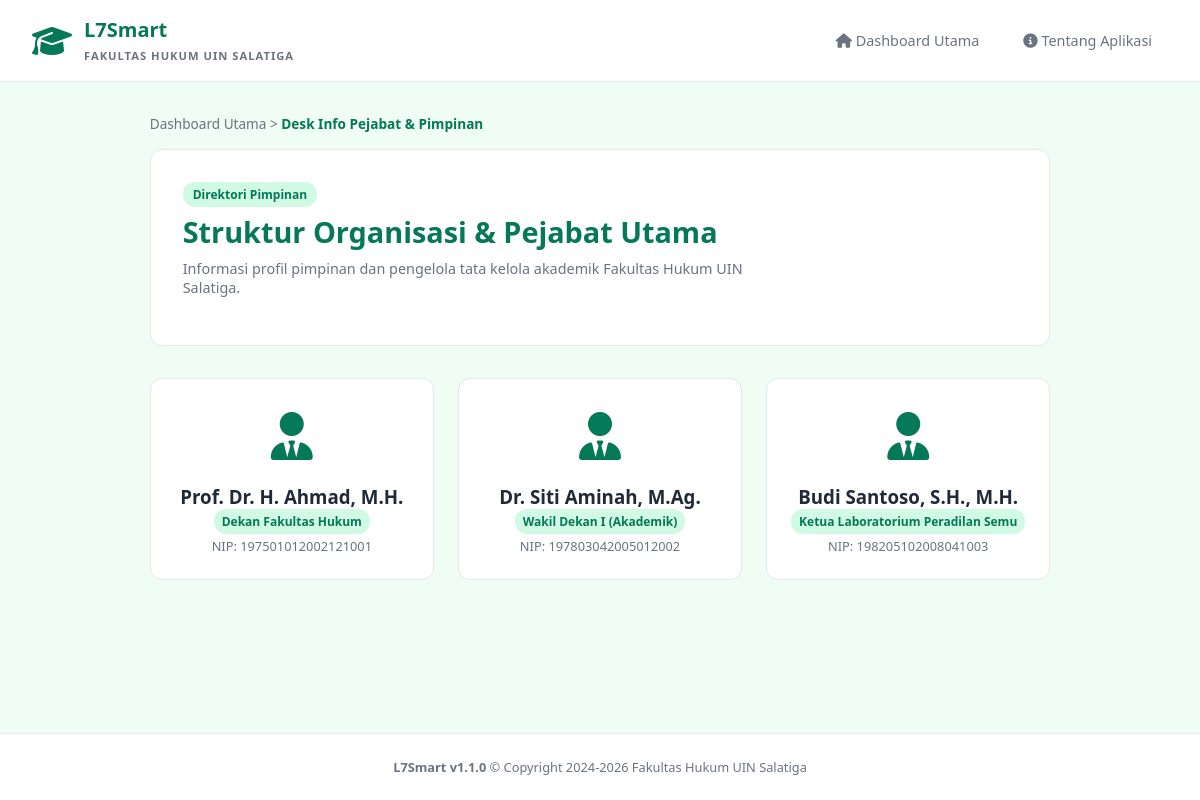
Screenshot of /pages/desk-info.php with the database file from the repository.
### tables this page shows
CREATE TABLE `pejabat` (
  `id` int(11) NOT NULL,
  `nama` varchar(100) NOT NULL,
  `jabatan` varchar(100) NOT NULL,
  `nip` varchar(30) DEFAULT NULL,
  `foto` varchar(255) DEFAULT 'default-avatar.png',
  `urutan` int(11) DEFAULT 0
);

### pages/desk-info.php (the view, shortened to what this page needs)
<?php
require_once '../backend/conn.php';
$pejabatList = $pdo->query("SELECT * FROM pejabat ORDER BY urutan ASC")->fetchAll();
?>
<!DOCTYPE html>
<html lang="id">
<head>
    <link rel="stylesheet" href="../assets/css/style.css">
    <link rel="stylesheet" href="../assets/css/desk-info.css">
    <link rel="stylesheet" href="https://cdnjs.cloudflare.com/ajax/libs/font-awesome/6.4.0/css/all.min.css">
</head>
<body>
    <header class="navbar">
        <div class="nav-container">
            <a href="../index.php" class="brand" style="text-decoration:none;">
                <i class="fa-solid fa-graduation-cap brand-icon"></i>
                <div class="brand-text">
                    <span class="brand-title">L7Smart</span>
                    <span class="brand-sub">FAKULTAS HUKUM UIN SALATIGA</span>
                </div>
            </a>
            <nav class="nav-links">
                <a href="../index.php"><i class="fa-solid fa-house"></i> Dashboard Utama</a>
                <a href="tentang.php"><i class="fa-solid fa-circle-info"></i> Tentang Aplikasi</a>
            </nav>
        </div>
    </header>
    <main class="main-content">
        <div class="breadcrumb">Dashboard Utama &gt; <span>Desk Info Pejabat & Pimpinan</span></div>
        <section class="page-header">
            <div>
                <span class="pill-tag">Direktori Pimpinan</span>
                <h1>Struktur Organisasi & Pejabat Utama</h1>
                <p>Informasi profil pimpinan dan pengelola tata kelola akademik Fakultas Hukum UIN Salatiga.</p>
            </div>
        </section>
        <section class="pejabat-grid">
            <?php foreach($pejabatList as $p): ?>
                <div class="pejabat-card">
                    <div class="pejabat-avatar">
                        <i class="fa-solid fa-user-tie"></i>
                    </div>
                    <div class="pejabat-info">
                        <h3><?= htmlspecialchars($p['nama']); ?></h3>
                        <span class="jabatan-badge"><?= htmlspecialchars($p['jabatan']); ?></span>
                        <p class="nip">NIP: <?= htmlspecialchars($p['nip'] ?? '-'); ?></p>
                    </div>
                </div>
            <?php endforeach; ?>
        </section>
    </main>
    <footer class="footer">
        <p><strong>L7Smart v1.1.0</strong> &copy; Copyright 2024-2026 Fakultas Hukum UIN Salatiga</p>
    </footer>
</body>
</html>

### assets/css/style.css (style rules this page uses)
:root { --primary-color: #047857; --primary-hover: #065f46; --accent-color: #10b981; --accent-light: #d1fae5; --bg-light: #f0fdf4; --surface-white: #ffffff; --text-main: #1f2937; --text-muted: #6b7280; --border-color: #e5e7eb; --shadow-sm: 0 1px 3px rgba(0, 0, 0, 0.05); --shadow-md: 0 4px 6px -1px rgba(0, 0, 0, 0.1); --radius-lg: 12px; --radius-md: 8px; }
* { margin: 0; padding: 0; box-sizing: border-box; font-family: "Segoe UI", Tahoma, Geneva, Verdana, sans-serif; }
body { background-color: var(--bg-light); color: var(--text-main); display: flex; flex-direction: column; min-height: 100vh; }
.navbar { background: var(--surface-white); border-bottom: 1px solid var(--border-color); padding: 1rem 2rem; position: sticky; top: 0; z-index: 1000; }
.nav-container { max-width: 1200px; margin: 0 auto; display: flex; justify-content: space-between; align-items: center; }
.brand { display: flex; align-items: center; gap: 12px; }
.brand-icon { font-size: 2rem; color: var(--primary-color); }
.brand-title { font-weight: 800; font-size: 1.25rem; color: var(--primary-color); display: block; }
.brand-sub { font-size: 0.7rem; letter-spacing: 1px; color: var(--text-muted); font-weight: 600; }
.nav-links { display: flex; gap: 12px; }
.nav-links a { text-decoration: none; padding: 8px 16px; border-radius: var(--radius-md); color: var(--text-muted); font-weight: 500; font-size: 0.9rem; transition: all 0.2s; }
.main-content { max-width: 1200px; margin: 2rem auto; padding: 0 1rem; flex: 1; }
.footer { background: var(--surface-white); border-top: 1px solid var(--border-color); text-align: center; padding: 1.5rem; font-size: 0.8rem; color: var(--text-muted); }
.pejabat-grid { display: grid; grid-template-columns: repeat(3, 1fr); gap: 1.5rem; margin-top: 1.5rem; }
.pejabat-card { background: white; padding: 1.5rem; border-radius: 12px; border: 1px solid var(--border-color); text-align: center; }
.pejabat-avatar { font-size: 3rem; color: var(--primary-color); margin-bottom: 1rem; }
.jabatan-badge { background: var(--accent-light); color: var(--primary-color); font-size: 0.75rem; font-weight: bold; padding: 4px 8px; border-radius: 12px; }
.nip { font-size: 0.8rem; color: var(--text-muted); margin-top: 6px; }

### assets/css/desk-info.css (style rules this page uses)
.breadcrumb { font-size: 0.85rem; color: var(--text-muted); margin-bottom: 1rem; }
.breadcrumb span { color: var(--primary-color); font-weight: 600; }
.page-header { background: var(--surface-white); padding: 2rem; border-radius: var(--radius-lg); border: 1px solid var(--border-color); display: flex; justify-content: space-between; align-items: center; margin-bottom: 2rem; }
.pill-tag { background: var(--accent-light); color: var(--primary-color); padding: 4px 10px; border-radius: 12px; font-size: 0.75rem; font-weight: 700; }
.page-header h1 { font-size: 1.8rem; margin: 0.5rem 0; color: var(--primary-color); }
.page-header p { color: var(--text-muted); font-size: 0.9rem; max-width: 600px; margin-bottom: 1rem; }

### rows the page displays
pejabat: nama "Prof. Dr. H. Ahmad, M.H.", jabatan "Dekan Fakultas Hukum", nip "197501012002121001"
pejabat: nama "Dr. Siti Aminah, M.Ag.", jabatan "Wakil Dekan I (Akademik)", nip "197803042005012002"
pejabat: nama "Budi Santoso, S.H., M.H.", jabatan "Ketua Laboratorium Peradilan Semu", nip "198205102008041003"
